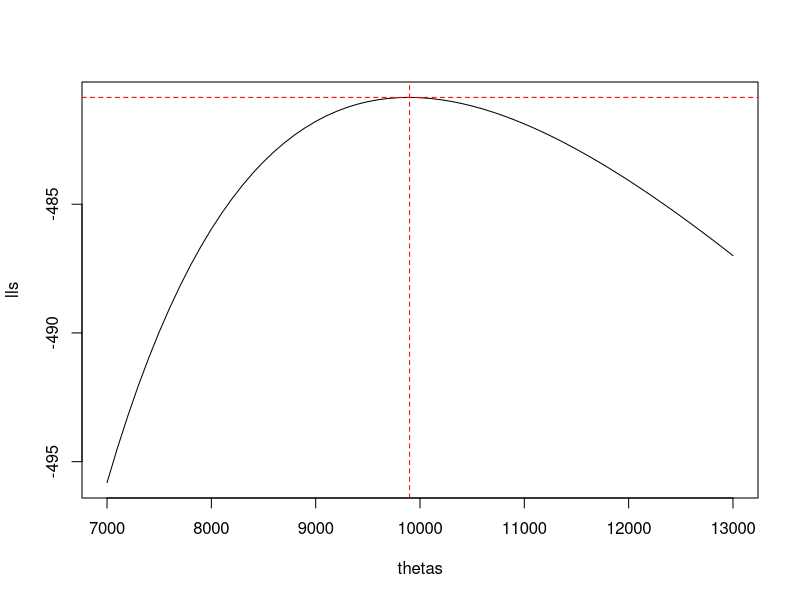

This figure's R source:
# 1.4 Likelihood Maximisation

### DATA ### 
p.vessel.lifetimes <- c(1051, 1337, 1389, 1921, 1942, 2322, 3629, 4006, 4012, 
                        4063, 4921, 5445, 5620, 5817, 5905, 5956, 6068, 6121, 
                        6473, 7501, 7886, 8108, 8546, 8666, 8831, 9106, 9711, 
                        9806, 10205, 10396, 10861, 11026, 11214, 11362, 11604,
                        11608, 11745, 11762, 11895, 12044, 13520, 13670, 14110, 
                        14496, 15395, 16179, 17092, 17568, 17568)

### FUNCTION DEF ###

# log-likelihood for weibull dist, given lambda and theta
logl <- function(Y_vect, lambda, theta) {
  return(sum((lambda-1)*log(Y_vect) + log(lambda) - lambda*log(theta) - (Y_vect/theta)**lambda))
}

### EXERCISE ###

# vector of x-values - thetas
thetas <- seq(7000, 13000, 100)

# vector of y-values - log-likelihood for each theta, when lambda = 2
lls <- c()
for (theta in thetas) {
  lls <- c(lls, logl(p.vessel.lifetimes, 2, theta))
}

plot(x=thetas, y=lls, type="l")

# coordinates of max log-likelihood
y_max_ll <- max(lls)
x_max_ll <- thetas[which.max(lls)]

# add lines to mark maximum
abline(h = y_max_ll, lty="dashed", col="red")
abline(v = x_max_ll, lty="dashed", col="red")

